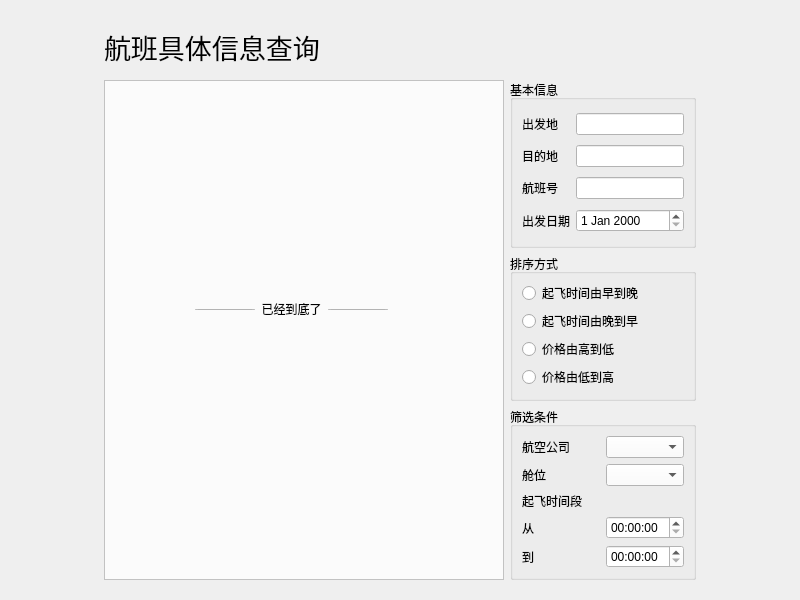
<?xml version="1.0" encoding="UTF-8"?>
<ui version="4.0">
 <class>QueryWidget</class>
 <widget class="QWidget" name="QueryWidget">
  <property name="geometry">
   <rect>
    <x>0</x>
    <y>0</y>
    <width>800</width>
    <height>600</height>
   </rect>
  </property>
  <property name="minimumSize">
   <size>
    <width>800</width>
    <height>600</height>
   </size>
  </property>
  <property name="maximumSize">
   <size>
    <width>800</width>
    <height>600</height>
   </size>
  </property>
  <property name="windowTitle">
   <string>Form</string>
  </property>
  <layout class="QHBoxLayout" name="horizontalLayout">
   <item>
    <spacer name="horizontalSpacer">
     <property name="orientation">
      <enum>Qt::Horizontal</enum>
     </property>
     <property name="sizeHint" stdset="0">
      <size>
       <width>40</width>
       <height>20</height>
      </size>
     </property>
    </spacer>
   </item>
   <item>
    <widget class="QWidget" name="widget" native="true">
     <property name="palette">
      <palette>
       <active>
        <colorrole role="WindowText">
         <brush brushstyle="SolidPattern">
          <color alpha="255">
           <red>0</red>
           <green>0</green>
           <blue>0</blue>
          </color>
         </brush>
        </colorrole>
        <colorrole role="Button">
         <brush brushstyle="SolidPattern">
          <color alpha="255">
           <red>251</red>
           <green>251</green>
           <blue>251</blue>
          </color>
         </brush>
        </colorrole>
        <colorrole role="Light">
         <brush brushstyle="SolidPattern">
          <color alpha="255">
           <red>255</red>
           <green>255</green>
           <blue>255</blue>
          </color>
         </brush>
        </colorrole>
        <colorrole role="Midlight">
         <brush brushstyle="SolidPattern">
          <color alpha="255">
           <red>253</red>
           <green>253</green>
           <blue>253</blue>
          </color>
         </brush>
        </colorrole>
        <colorrole role="Dark">
         <brush brushstyle="SolidPattern">
          <color alpha="255">
           <red>125</red>
           <green>125</green>
           <blue>125</blue>
          </color>
         </brush>
        </colorrole>
        <colorrole role="Mid">
         <brush brushstyle="SolidPattern">
          <color alpha="255">
           <red>167</red>
           <green>167</green>
           <blue>167</blue>
          </color>
         </brush>
        </colorrole>
        <colorrole role="Text">
         <brush brushstyle="SolidPattern">
          <color alpha="255">
           <red>0</red>
           <green>0</green>
           <blue>0</blue>
          </color>
         </brush>
        </colorrole>
        <colorrole role="BrightText">
         <brush brushstyle="SolidPattern">
          <color alpha="255">
           <red>255</red>
           <green>255</green>
           <blue>255</blue>
          </color>
         </brush>
        </colorrole>
        <colorrole role="ButtonText">
         <brush brushstyle="SolidPattern">
          <color alpha="255">
           <red>0</red>
           <green>0</green>
           <blue>0</blue>
          </color>
         </brush>
        </colorrole>
        <colorrole role="Base">
         <brush brushstyle="SolidPattern">
          <color alpha="255">
           <red>255</red>
           <green>255</green>
           <blue>255</blue>
          </color>
         </brush>
        </colorrole>
        <colorrole role="Window">
         <brush brushstyle="SolidPattern">
          <color alpha="255">
           <red>251</red>
           <green>251</green>
           <blue>251</blue>
          </color>
         </brush>
        </colorrole>
        <colorrole role="Shadow">
         <brush brushstyle="SolidPattern">
          <color alpha="255">
           <red>0</red>
           <green>0</green>
           <blue>0</blue>
          </color>
         </brush>
        </colorrole>
        <colorrole role="AlternateBase">
         <brush brushstyle="SolidPattern">
          <color alpha="255">
           <red>253</red>
           <green>253</green>
           <blue>253</blue>
          </color>
         </brush>
        </colorrole>
        <colorrole role="ToolTipBase">
         <brush brushstyle="SolidPattern">
          <color alpha="255">
           <red>255</red>
           <green>255</green>
           <blue>220</blue>
          </color>
         </brush>
        </colorrole>
        <colorrole role="ToolTipText">
         <brush brushstyle="SolidPattern">
          <color alpha="255">
           <red>0</red>
           <green>0</green>
           <blue>0</blue>
          </color>
         </brush>
        </colorrole>
        <colorrole role="PlaceholderText">
         <brush brushstyle="SolidPattern">
          <color alpha="128">
           <red>0</red>
           <green>0</green>
           <blue>0</blue>
          </color>
         </brush>
        </colorrole>
       </active>
       <inactive>
        <colorrole role="WindowText">
         <brush brushstyle="SolidPattern">
          <color alpha="255">
           <red>0</red>
           <green>0</green>
           <blue>0</blue>
          </color>
         </brush>
        </colorrole>
        <colorrole role="Button">
         <brush brushstyle="SolidPattern">
          <color alpha="255">
           <red>251</red>
           <green>251</green>
           <blue>251</blue>
          </color>
         </brush>
        </colorrole>
        <colorrole role="Light">
         <brush brushstyle="SolidPattern">
          <color alpha="255">
           <red>255</red>
           <green>255</green>
           <blue>255</blue>
          </color>
         </brush>
        </colorrole>
        <colorrole role="Midlight">
         <brush brushstyle="SolidPattern">
          <color alpha="255">
           <red>253</red>
           <green>253</green>
           <blue>253</blue>
          </color>
         </brush>
        </colorrole>
        <colorrole role="Dark">
         <brush brushstyle="SolidPattern">
          <color alpha="255">
           <red>125</red>
           <green>125</green>
           <blue>125</blue>
          </color>
         </brush>
        </colorrole>
        <colorrole role="Mid">
         <brush brushstyle="SolidPattern">
          <color alpha="255">
           <red>167</red>
           <green>167</green>
           <blue>167</blue>
          </color>
         </brush>
        </colorrole>
        <colorrole role="Text">
         <brush brushstyle="SolidPattern">
          <color alpha="255">
           <red>0</red>
           <green>0</green>
           <blue>0</blue>
          </color>
         </brush>
        </colorrole>
        <colorrole role="BrightText">
         <brush brushstyle="SolidPattern">
          <color alpha="255">
           <red>255</red>
           <green>255</green>
           <blue>255</blue>
          </color>
         </brush>
        </colorrole>
        <colorrole role="ButtonText">
         <brush brushstyle="SolidPattern">
          <color alpha="255">
           <red>0</red>
           <green>0</green>
           <blue>0</blue>
          </color>
         </brush>
        </colorrole>
        <colorrole role="Base">
         <brush brushstyle="SolidPattern">
          <color alpha="255">
           <red>255</red>
           <green>255</green>
           <blue>255</blue>
          </color>
         </brush>
        </colorrole>
        <colorrole role="Window">
         <brush brushstyle="SolidPattern">
          <color alpha="255">
           <red>251</red>
           <green>251</green>
           <blue>251</blue>
          </color>
         </brush>
        </colorrole>
        <colorrole role="Shadow">
         <brush brushstyle="SolidPattern">
          <color alpha="255">
           <red>0</red>
           <green>0</green>
           <blue>0</blue>
          </color>
         </brush>
        </colorrole>
        <colorrole role="AlternateBase">
         <brush brushstyle="SolidPattern">
          <color alpha="255">
           <red>253</red>
           <green>253</green>
           <blue>253</blue>
          </color>
         </brush>
        </colorrole>
        <colorrole role="ToolTipBase">
         <brush brushstyle="SolidPattern">
          <color alpha="255">
           <red>255</red>
           <green>255</green>
           <blue>220</blue>
          </color>
         </brush>
        </colorrole>
        <colorrole role="ToolTipText">
         <brush brushstyle="SolidPattern">
          <color alpha="255">
           <red>0</red>
           <green>0</green>
           <blue>0</blue>
          </color>
         </brush>
        </colorrole>
        <colorrole role="PlaceholderText">
         <brush brushstyle="SolidPattern">
          <color alpha="128">
           <red>0</red>
           <green>0</green>
           <blue>0</blue>
          </color>
         </brush>
        </colorrole>
       </inactive>
       <disabled>
        <colorrole role="WindowText">
         <brush brushstyle="SolidPattern">
          <color alpha="255">
           <red>125</red>
           <green>125</green>
           <blue>125</blue>
          </color>
         </brush>
        </colorrole>
        <colorrole role="Button">
         <brush brushstyle="SolidPattern">
          <color alpha="255">
           <red>251</red>
           <green>251</green>
           <blue>251</blue>
          </color>
         </brush>
        </colorrole>
        <colorrole role="Light">
         <brush brushstyle="SolidPattern">
          <color alpha="255">
           <red>255</red>
           <green>255</green>
           <blue>255</blue>
          </color>
         </brush>
        </colorrole>
        <colorrole role="Midlight">
         <brush brushstyle="SolidPattern">
          <color alpha="255">
           <red>253</red>
           <green>253</green>
           <blue>253</blue>
          </color>
         </brush>
        </colorrole>
        <colorrole role="Dark">
         <brush brushstyle="SolidPattern">
          <color alpha="255">
           <red>125</red>
           <green>125</green>
           <blue>125</blue>
          </color>
         </brush>
        </colorrole>
        <colorrole role="Mid">
         <brush brushstyle="SolidPattern">
          <color alpha="255">
           <red>167</red>
           <green>167</green>
           <blue>167</blue>
          </color>
         </brush>
        </colorrole>
        <colorrole role="Text">
         <brush brushstyle="SolidPattern">
          <color alpha="255">
           <red>125</red>
           <green>125</green>
           <blue>125</blue>
          </color>
         </brush>
        </colorrole>
        <colorrole role="BrightText">
         <brush brushstyle="SolidPattern">
          <color alpha="255">
           <red>255</red>
           <green>255</green>
           <blue>255</blue>
          </color>
         </brush>
        </colorrole>
        <colorrole role="ButtonText">
         <brush brushstyle="SolidPattern">
          <color alpha="255">
           <red>125</red>
           <green>125</green>
           <blue>125</blue>
          </color>
         </brush>
        </colorrole>
        <colorrole role="Base">
         <brush brushstyle="SolidPattern">
          <color alpha="255">
           <red>251</red>
           <green>251</green>
           <blue>251</blue>
          </color>
         </brush>
        </colorrole>
        <colorrole role="Window">
         <brush brushstyle="SolidPattern">
          <color alpha="255">
           <red>251</red>
           <green>251</green>
           <blue>251</blue>
          </color>
         </brush>
        </colorrole>
        <colorrole role="Shadow">
         <brush brushstyle="SolidPattern">
          <color alpha="255">
           <red>0</red>
           <green>0</green>
           <blue>0</blue>
          </color>
         </brush>
        </colorrole>
        <colorrole role="AlternateBase">
         <brush brushstyle="SolidPattern">
          <color alpha="255">
           <red>251</red>
           <green>251</green>
           <blue>251</blue>
          </color>
         </brush>
        </colorrole>
        <colorrole role="ToolTipBase">
         <brush brushstyle="SolidPattern">
          <color alpha="255">
           <red>255</red>
           <green>255</green>
           <blue>220</blue>
          </color>
         </brush>
        </colorrole>
        <colorrole role="ToolTipText">
         <brush brushstyle="SolidPattern">
          <color alpha="255">
           <red>0</red>
           <green>0</green>
           <blue>0</blue>
          </color>
         </brush>
        </colorrole>
        <colorrole role="PlaceholderText">
         <brush brushstyle="SolidPattern">
          <color alpha="128">
           <red>0</red>
           <green>0</green>
           <blue>0</blue>
          </color>
         </brush>
        </colorrole>
       </disabled>
      </palette>
     </property>
     <layout class="QGridLayout" name="gridLayout">
      <item row="1" column="0" rowspan="4">
       <widget class="QScrollArea" name="scrollArea">
        <property name="minimumSize">
         <size>
          <width>400</width>
          <height>500</height>
         </size>
        </property>
        <property name="maximumSize">
         <size>
          <width>10000000</width>
          <height>10000000</height>
         </size>
        </property>
        <property name="palette">
         <palette>
          <active>
           <colorrole role="WindowText">
            <brush brushstyle="SolidPattern">
             <color alpha="255">
              <red>0</red>
              <green>0</green>
              <blue>0</blue>
             </color>
            </brush>
           </colorrole>
           <colorrole role="Button">
            <brush brushstyle="SolidPattern">
             <color alpha="255">
              <red>251</red>
              <green>251</green>
              <blue>251</blue>
             </color>
            </brush>
           </colorrole>
           <colorrole role="Light">
            <brush brushstyle="SolidPattern">
             <color alpha="255">
              <red>255</red>
              <green>255</green>
              <blue>255</blue>
             </color>
            </brush>
           </colorrole>
           <colorrole role="Midlight">
            <brush brushstyle="SolidPattern">
             <color alpha="255">
              <red>253</red>
              <green>253</green>
              <blue>253</blue>
             </color>
            </brush>
           </colorrole>
           <colorrole role="Dark">
            <brush brushstyle="SolidPattern">
             <color alpha="255">
              <red>125</red>
              <green>125</green>
              <blue>125</blue>
             </color>
            </brush>
           </colorrole>
           <colorrole role="Mid">
            <brush brushstyle="SolidPattern">
             <color alpha="255">
              <red>167</red>
              <green>167</green>
              <blue>167</blue>
             </color>
            </brush>
           </colorrole>
           <colorrole role="Text">
            <brush brushstyle="SolidPattern">
             <color alpha="255">
              <red>0</red>
              <green>0</green>
              <blue>0</blue>
             </color>
            </brush>
           </colorrole>
           <colorrole role="BrightText">
            <brush brushstyle="SolidPattern">
             <color alpha="255">
              <red>255</red>
              <green>255</green>
              <blue>255</blue>
             </color>
            </brush>
           </colorrole>
           <colorrole role="ButtonText">
            <brush brushstyle="SolidPattern">
             <color alpha="255">
              <red>0</red>
              <green>0</green>
              <blue>0</blue>
             </color>
            </brush>
           </colorrole>
           <colorrole role="Base">
            <brush brushstyle="SolidPattern">
             <color alpha="255">
              <red>255</red>
              <green>255</green>
              <blue>255</blue>
             </color>
            </brush>
           </colorrole>
           <colorrole role="Window">
            <brush brushstyle="SolidPattern">
             <color alpha="255">
              <red>251</red>
              <green>251</green>
              <blue>251</blue>
             </color>
            </brush>
           </colorrole>
           <colorrole role="Shadow">
            <brush brushstyle="SolidPattern">
             <color alpha="255">
              <red>0</red>
              <green>0</green>
              <blue>0</blue>
             </color>
            </brush>
           </colorrole>
           <colorrole role="AlternateBase">
            <brush brushstyle="SolidPattern">
             <color alpha="255">
              <red>253</red>
              <green>253</green>
              <blue>253</blue>
             </color>
            </brush>
           </colorrole>
           <colorrole role="ToolTipBase">
            <brush brushstyle="SolidPattern">
             <color alpha="255">
              <red>255</red>
              <green>255</green>
              <blue>220</blue>
             </color>
            </brush>
           </colorrole>
           <colorrole role="ToolTipText">
            <brush brushstyle="SolidPattern">
             <color alpha="255">
              <red>0</red>
              <green>0</green>
              <blue>0</blue>
             </color>
            </brush>
           </colorrole>
           <colorrole role="PlaceholderText">
            <brush brushstyle="SolidPattern">
             <color alpha="128">
              <red>0</red>
              <green>0</green>
              <blue>0</blue>
             </color>
            </brush>
           </colorrole>
          </active>
          <inactive>
           <colorrole role="WindowText">
            <brush brushstyle="SolidPattern">
             <color alpha="255">
              <red>0</red>
              <green>0</green>
              <blue>0</blue>
             </color>
            </brush>
           </colorrole>
           <colorrole role="Button">
            <brush brushstyle="SolidPattern">
             <color alpha="255">
              <red>251</red>
              <green>251</green>
              <blue>251</blue>
             </color>
            </brush>
           </colorrole>
           <colorrole role="Light">
            <brush brushstyle="SolidPattern">
             <color alpha="255">
              <red>255</red>
              <green>255</green>
              <blue>255</blue>
             </color>
            </brush>
           </colorrole>
           <colorrole role="Midlight">
            <brush brushstyle="SolidPattern">
             <color alpha="255">
              <red>253</red>
              <green>253</green>
              <blue>253</blue>
             </color>
            </brush>
           </colorrole>
           <colorrole role="Dark">
            <brush brushstyle="SolidPattern">
             <color alpha="255">
              <red>125</red>
              <green>125</green>
              <blue>125</blue>
             </color>
            </brush>
           </colorrole>
           <colorrole role="Mid">
            <brush brushstyle="SolidPattern">
             <color alpha="255">
              <red>167</red>
              <green>167</green>
              <blue>167</blue>
             </color>
            </brush>
           </colorrole>
           <colorrole role="Text">
            <brush brushstyle="SolidPattern">
             <color alpha="255">
              <red>0</red>
              <green>0</green>
              <blue>0</blue>
             </color>
            </brush>
           </colorrole>
           <colorrole role="BrightText">
            <brush brushstyle="SolidPattern">
             <color alpha="255">
              <red>255</red>
              <green>255</green>
              <blue>255</blue>
             </color>
            </brush>
           </colorrole>
           <colorrole role="ButtonText">
            <brush brushstyle="SolidPattern">
             <color alpha="255">
              <red>0</red>
              <green>0</green>
              <blue>0</blue>
             </color>
            </brush>
           </colorrole>
           <colorrole role="Base">
            <brush brushstyle="SolidPattern">
             <color alpha="255">
              <red>255</red>
              <green>255</green>
              <blue>255</blue>
             </color>
            </brush>
           </colorrole>
           <colorrole role="Window">
            <brush brushstyle="SolidPattern">
             <color alpha="255">
              <red>251</red>
              <green>251</green>
              <blue>251</blue>
             </color>
            </brush>
           </colorrole>
           <colorrole role="Shadow">
            <brush brushstyle="SolidPattern">
             <color alpha="255">
              <red>0</red>
              <green>0</green>
              <blue>0</blue>
             </color>
            </brush>
           </colorrole>
           <colorrole role="AlternateBase">
            <brush brushstyle="SolidPattern">
             <color alpha="255">
              <red>253</red>
              <green>253</green>
              <blue>253</blue>
             </color>
            </brush>
           </colorrole>
           <colorrole role="ToolTipBase">
            <brush brushstyle="SolidPattern">
             <color alpha="255">
              <red>255</red>
              <green>255</green>
              <blue>220</blue>
             </color>
            </brush>
           </colorrole>
           <colorrole role="ToolTipText">
            <brush brushstyle="SolidPattern">
             <color alpha="255">
              <red>0</red>
              <green>0</green>
              <blue>0</blue>
             </color>
            </brush>
           </colorrole>
           <colorrole role="PlaceholderText">
            <brush brushstyle="SolidPattern">
             <color alpha="128">
              <red>0</red>
              <green>0</green>
              <blue>0</blue>
             </color>
            </brush>
           </colorrole>
          </inactive>
          <disabled>
           <colorrole role="WindowText">
            <brush brushstyle="SolidPattern">
             <color alpha="255">
              <red>125</red>
              <green>125</green>
              <blue>125</blue>
             </color>
            </brush>
           </colorrole>
           <colorrole role="Button">
            <brush brushstyle="SolidPattern">
             <color alpha="255">
              <red>251</red>
              <green>251</green>
              <blue>251</blue>
             </color>
            </brush>
           </colorrole>
           <colorrole role="Light">
            <brush brushstyle="SolidPattern">
             <color alpha="255">
              <red>255</red>
              <green>255</green>
              <blue>255</blue>
             </color>
            </brush>
           </colorrole>
           <colorrole role="Midlight">
            <brush brushstyle="SolidPattern">
             <color alpha="255">
              <red>253</red>
              <green>253</green>
              <blue>253</blue>
             </color>
            </brush>
           </colorrole>
           <colorrole role="Dark">
            <brush brushstyle="SolidPattern">
             <color alpha="255">
              <red>125</red>
              <green>125</green>
              <blue>125</blue>
             </color>
            </brush>
           </colorrole>
           <colorrole role="Mid">
            <brush brushstyle="SolidPattern">
             <color alpha="255">
              <red>167</red>
              <green>167</green>
              <blue>167</blue>
             </color>
            </brush>
           </colorrole>
           <colorrole role="Text">
            <brush brushstyle="SolidPattern">
             <color alpha="255">
              <red>125</red>
              <green>125</green>
              <blue>125</blue>
             </color>
            </brush>
           </colorrole>
           <colorrole role="BrightText">
            <brush brushstyle="SolidPattern">
             <color alpha="255">
              <red>255</red>
              <green>255</green>
              <blue>255</blue>
             </color>
            </brush>
           </colorrole>
           <colorrole role="ButtonText">
            <brush brushstyle="SolidPattern">
             <color alpha="255">
              <red>125</red>
              <green>125</green>
              <blue>125</blue>
             </color>
            </brush>
           </colorrole>
           <colorrole role="Base">
            <brush brushstyle="SolidPattern">
             <color alpha="255">
              <red>251</red>
              <green>251</green>
              <blue>251</blue>
             </color>
            </brush>
           </colorrole>
           <colorrole role="Window">
            <brush brushstyle="SolidPattern">
             <color alpha="255">
              <red>251</red>
              <green>251</green>
              <blue>251</blue>
             </color>
            </brush>
           </colorrole>
           <colorrole role="Shadow">
            <brush brushstyle="SolidPattern">
             <color alpha="255">
              <red>0</red>
              <green>0</green>
              <blue>0</blue>
             </color>
            </brush>
           </colorrole>
           <colorrole role="AlternateBase">
            <brush brushstyle="SolidPattern">
             <color alpha="255">
              <red>251</red>
              <green>251</green>
              <blue>251</blue>
             </color>
            </brush>
           </colorrole>
           <colorrole role="ToolTipBase">
            <brush brushstyle="SolidPattern">
             <color alpha="255">
              <red>255</red>
              <green>255</green>
              <blue>220</blue>
             </color>
            </brush>
           </colorrole>
           <colorrole role="ToolTipText">
            <brush brushstyle="SolidPattern">
             <color alpha="255">
              <red>0</red>
              <green>0</green>
              <blue>0</blue>
             </color>
            </brush>
           </colorrole>
           <colorrole role="PlaceholderText">
            <brush brushstyle="SolidPattern">
             <color alpha="128">
              <red>0</red>
              <green>0</green>
              <blue>0</blue>
             </color>
            </brush>
           </colorrole>
          </disabled>
         </palette>
        </property>
        <property name="verticalScrollBarPolicy">
         <enum>Qt::ScrollBarAsNeeded</enum>
        </property>
        <property name="horizontalScrollBarPolicy">
         <enum>Qt::ScrollBarAsNeeded</enum>
        </property>
        <property name="widgetResizable">
         <bool>true</bool>
        </property>
        <property name="alignment">
         <set>Qt::AlignCenter</set>
        </property>
        <widget class="QWidget" name="scrollAreaWidgetContents">
         <property name="geometry">
          <rect>
           <x>0</x>
           <y>0</y>
           <width>398</width>
           <height>498</height>
          </rect>
         </property>
         <property name="minimumSize">
          <size>
           <width>0</width>
           <height>0</height>
          </size>
         </property>
         <widget class="QWidget" name="widget_end" native="true">
          <property name="geometry">
           <rect>
            <x>90</x>
            <y>210</y>
            <width>193</width>
            <height>37</height>
           </rect>
          </property>
          <property name="maximumSize">
           <size>
            <width>16777215</width>
            <height>40</height>
           </size>
          </property>
          <layout class="QHBoxLayout" name="horizontalLayout_2">
           <item>
            <widget class="QPushButton" name="pushButton">
             <property name="maximumSize">
              <size>
               <width>16777215</width>
               <height>1</height>
              </size>
             </property>
             <property name="focusPolicy">
              <enum>Qt::NoFocus</enum>
             </property>
             <property name="text">
              <string/>
             </property>
            </widget>
           </item>
           <item>
            <widget class="QLabel" name="label">
             <property name="maximumSize">
              <size>
               <width>16777215</width>
               <height>20</height>
              </size>
             </property>
             <property name="text">
              <string>已经到底了</string>
             </property>
             <property name="alignment">
              <set>Qt::AlignCenter</set>
             </property>
            </widget>
           </item>
           <item>
            <widget class="QPushButton" name="pushButton_2">
             <property name="maximumSize">
              <size>
               <width>16777215</width>
               <height>1</height>
              </size>
             </property>
             <property name="focusPolicy">
              <enum>Qt::NoFocus</enum>
             </property>
             <property name="text">
              <string/>
             </property>
            </widget>
           </item>
          </layout>
         </widget>
        </widget>
       </widget>
      </item>
      <item row="1" column="1" rowspan="2">
       <widget class="QGroupBox" name="groupBox_3">
        <property name="title">
         <string>基本信息</string>
        </property>
        <layout class="QGridLayout" name="gridLayout_4">
         <item row="2" column="0">
          <widget class="QLabel" name="label_num">
           <property name="text">
            <string>航班号</string>
           </property>
          </widget>
         </item>
         <item row="0" column="1">
          <widget class="QLineEdit" name="lineEdit_from"/>
         </item>
         <item row="1" column="0">
          <widget class="QLabel" name="label_to">
           <property name="text">
            <string>目的地</string>
           </property>
          </widget>
         </item>
         <item row="2" column="1">
          <widget class="QLineEdit" name="lineEdit_num"/>
         </item>
         <item row="1" column="1">
          <widget class="QLineEdit" name="lineEdit_to"/>
         </item>
         <item row="0" column="0">
          <widget class="QLabel" name="label_from">
           <property name="text">
            <string>出发地</string>
           </property>
          </widget>
         </item>
         <item row="3" column="0">
          <widget class="QLabel" name="label_10">
           <property name="text">
            <string>出发日期</string>
           </property>
          </widget>
         </item>
         <item row="3" column="1">
          <widget class="QDateEdit" name="dateEdit"/>
         </item>
        </layout>
       </widget>
      </item>
      <item row="4" column="1">
       <widget class="QGroupBox" name="groupBox_2">
        <property name="maximumSize">
         <size>
          <width>16777215</width>
          <height>400</height>
         </size>
        </property>
        <property name="title">
         <string>筛选条件</string>
        </property>
        <layout class="QGridLayout" name="gridLayout_2">
         <item row="5" column="0">
          <widget class="QLabel" name="label_6">
           <property name="text">
            <string>到</string>
           </property>
          </widget>
         </item>
         <item row="0" column="0">
          <widget class="QLabel" name="label_2">
           <property name="text">
            <string>航空公司</string>
           </property>
          </widget>
         </item>
         <item row="0" column="2">
          <widget class="QComboBox" name="comboBox"/>
         </item>
         <item row="1" column="0">
          <widget class="QLabel" name="label_3">
           <property name="text">
            <string>舱位</string>
           </property>
          </widget>
         </item>
         <item row="3" column="0">
          <widget class="QLabel" name="label_5">
           <property name="text">
            <string>从</string>
           </property>
          </widget>
         </item>
         <item row="2" column="0">
          <widget class="QLabel" name="label_4">
           <property name="maximumSize">
            <size>
             <width>16777215</width>
             <height>20</height>
            </size>
           </property>
           <property name="text">
            <string>起飞时间段</string>
           </property>
          </widget>
         </item>
         <item row="1" column="2">
          <widget class="QComboBox" name="comboBox_2"/>
         </item>
         <item row="3" column="2">
          <widget class="QTimeEdit" name="timeEdit"/>
         </item>
         <item row="5" column="2">
          <widget class="QTimeEdit" name="timeEdit_2"/>
         </item>
        </layout>
       </widget>
      </item>
      <item row="3" column="1">
       <widget class="QGroupBox" name="groupBox">
        <property name="minimumSize">
         <size>
          <width>0</width>
          <height>100</height>
         </size>
        </property>
        <property name="maximumSize">
         <size>
          <width>16777215</width>
          <height>500</height>
         </size>
        </property>
        <property name="title">
         <string>排序方式</string>
        </property>
        <layout class="QGridLayout" name="gridLayout_3">
         <item row="3" column="0">
          <widget class="QRadioButton" name="radioButton_3">
           <property name="text">
            <string>价格由低到高</string>
           </property>
          </widget>
         </item>
         <item row="0" column="0">
          <widget class="QRadioButton" name="radioButton">
           <property name="maximumSize">
            <size>
             <width>16777215</width>
             <height>20</height>
            </size>
           </property>
           <property name="text">
            <string>起飞时间由早到晚</string>
           </property>
          </widget>
         </item>
         <item row="2" column="0">
          <widget class="QRadioButton" name="radioButton_2">
           <property name="maximumSize">
            <size>
             <width>16777215</width>
             <height>20</height>
            </size>
           </property>
           <property name="text">
            <string>价格由高到低</string>
           </property>
          </widget>
         </item>
         <item row="1" column="0">
          <widget class="QRadioButton" name="radioButton_4">
           <property name="text">
            <string>起飞时间由晚到早</string>
           </property>
          </widget>
         </item>
        </layout>
       </widget>
      </item>
      <item row="0" column="0">
       <widget class="QLabel" name="label_11">
        <property name="font">
         <font>
          <family>等线</family>
          <pointsize>20</pointsize>
         </font>
        </property>
        <property name="text">
         <string>航班具体信息查询</string>
        </property>
       </widget>
      </item>
     </layout>
    </widget>
   </item>
   <item>
    <spacer name="horizontalSpacer_2">
     <property name="orientation">
      <enum>Qt::Horizontal</enum>
     </property>
     <property name="sizeHint" stdset="0">
      <size>
       <width>40</width>
       <height>20</height>
      </size>
     </property>
    </spacer>
   </item>
  </layout>
 </widget>
 <resources/>
 <connections/>
</ui>
